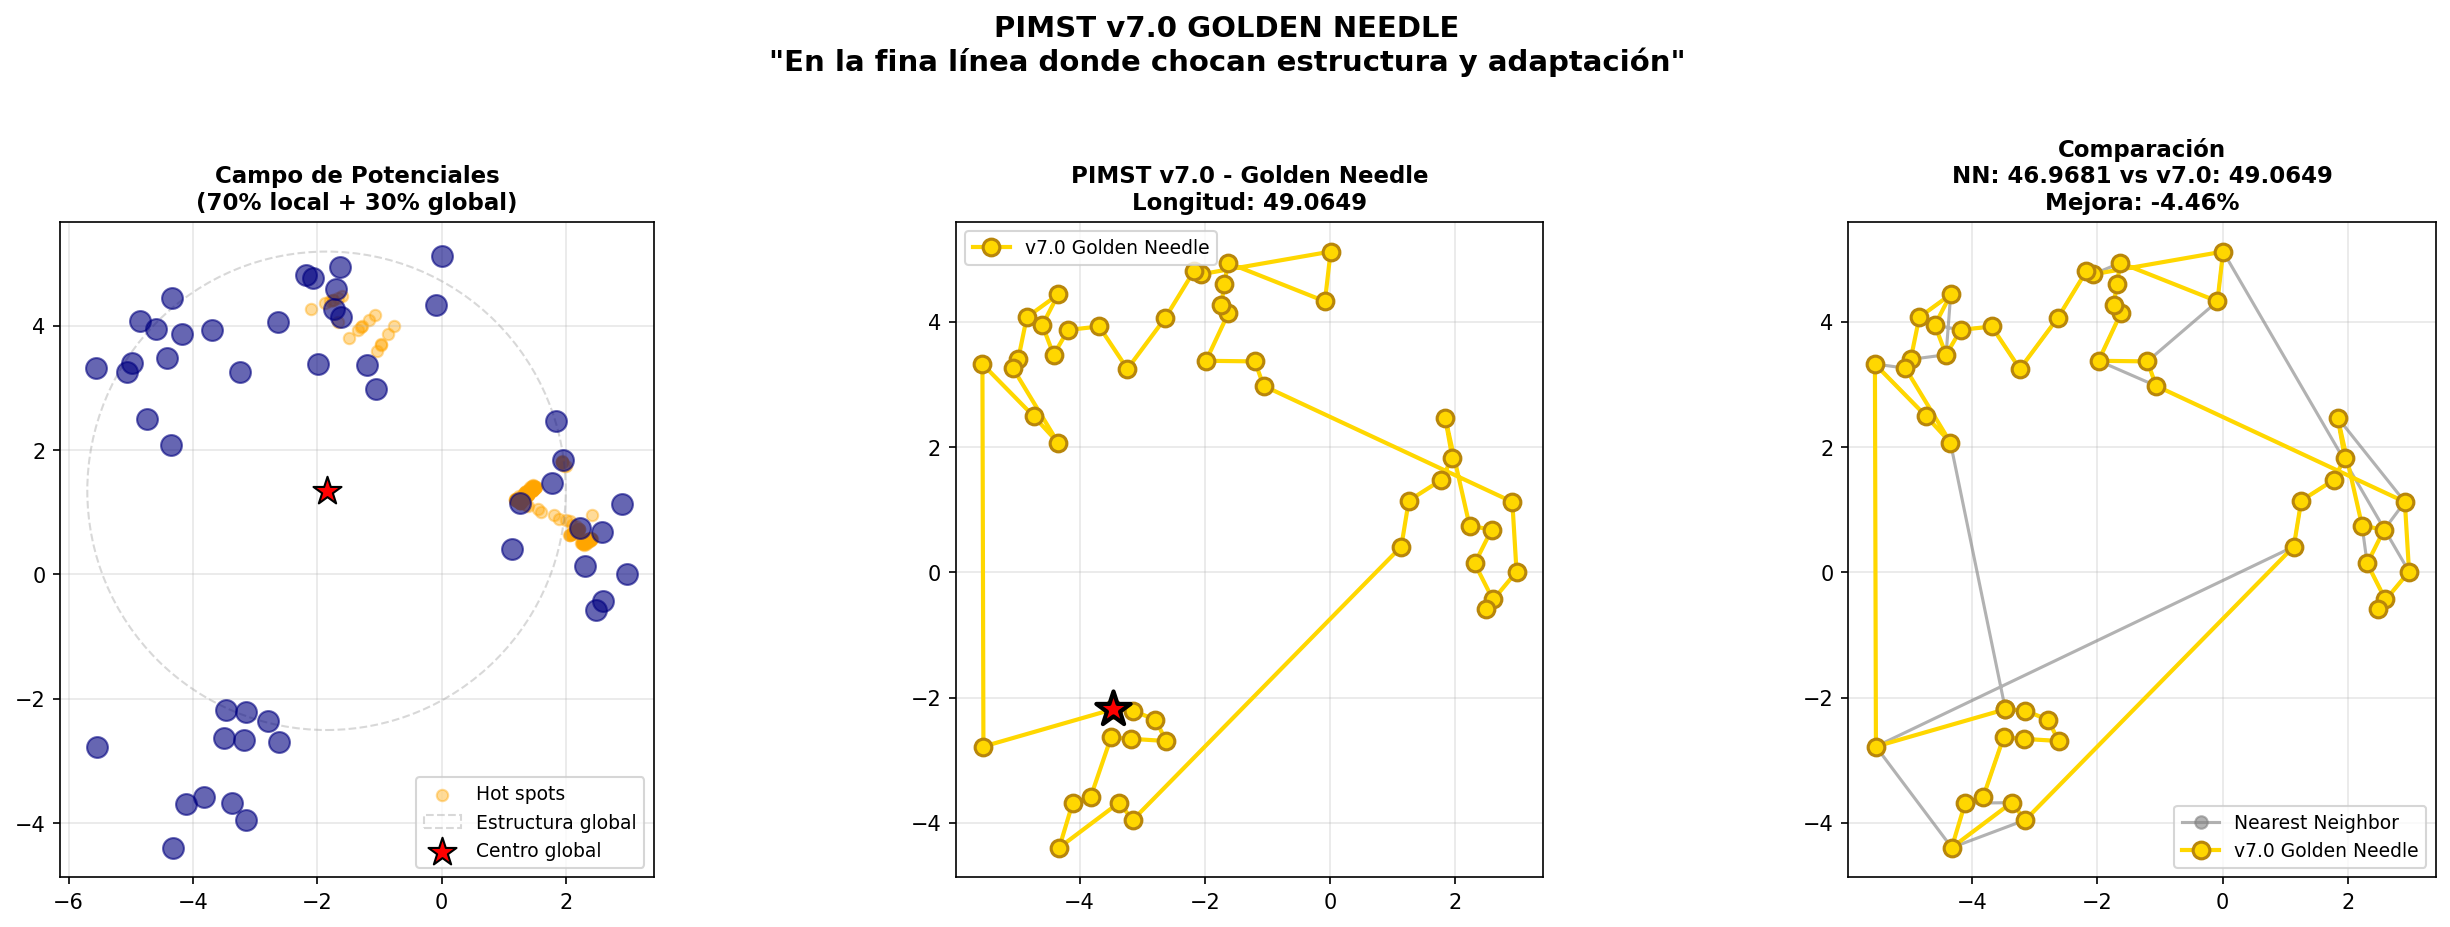

Write Python code to recreate this figure.
"""
PIMST v7.0 "GOLDEN NEEDLE"
===========================

FILOSOFÍA:
"Equilibrio entre dominar rígidamente el problema para darle estabilidad 
y seguir la corriente de los datos para que sea óptimo. En la fina línea 
donde chocan esos paradigmas, hallamos la solución óptima."

La aguja dorada no es muy brillante - es SUTIL.

DISEÑO:
-------
✓ De v6.0: Puntos calientes de intersecciones (funcionó)
✓ De v6.0: Proporción áurea φ para radios adaptativos
✗ De v6.0: Recalculo dinámico abrupto (causó discontinuidad)
✗ De v6.0: Múltiples círculos conflictivos

INNOVACIÓN v7.0:
----------------
1. CAMPO CONTINUO de potenciales (no círculos discretos)
2. DECAIMIENTO GAUSSIANO suave (no desapariciones abruptas)
3. BALANCE 70-30: 70% datos locales + 30% estructura global
4. Radio adaptativo LOCAL con φ (no global rígido)
5. Un solo punto de coordenadas SUAVE que evoluciona gradualmente
"""

import numpy as np
import matplotlib.pyplot as plt
from scipy.spatial.distance import cdist
from typing import List, Tuple
import time

# Proporción áurea
PHI = (1 + np.sqrt(5)) / 2
GOLDEN_ANGLE = np.pi * (3 - np.sqrt(5))

# ============================================================================
# ANÁLISIS DE INTERSECCIONES (de v5.0 - funcionó bien)
# ============================================================================

def find_intersections_sample(cities, n_sample=20):
    """
    Encuentra intersecciones usando muestreo.
    Versión optimizada de v5.0/v6.0 que funcionó bien.
    """
    n = len(cities)
    if n < 10:
        n_sample = n
    
    # Muestreo estratégico
    step = max(1, n // n_sample)
    sample_indices = list(range(0, n, step))
    if len(sample_indices) > n_sample:
        sample_indices = sample_indices[:n_sample]
    
    intersections = []
    
    # Solo las conexiones más probables
    for i in range(len(sample_indices)):
        for j in range(i + 2, min(i + 8, len(sample_indices))):
            idx1, idx2 = sample_indices[i], sample_indices[j]
            p1, p2 = cities[idx1], cities[idx2]
            
            for k in range(j + 1, min(j + 6, len(sample_indices))):
                for l in range(k + 1, min(k + 6, len(sample_indices))):
                    idx3, idx4 = sample_indices[k], sample_indices[l]
                    p3, p4 = cities[idx3], cities[idx4]
                    
                    intersection = line_intersection(p1, p2, p3, p4)
                    if intersection is not None:
                        intersections.append(intersection)
    
    return np.array(intersections) if intersections else np.array([]).reshape(0, 2)

def line_intersection(p1, p2, p3, p4):
    """Intersección de dos segmentos."""
    x1, y1 = p1
    x2, y2 = p2
    x3, y3 = p3
    x4, y4 = p4
    
    denom = (x1-x2)*(y3-y4) - (y1-y2)*(x3-x4)
    if abs(denom) < 1e-10:
        return None
    
    t = ((x1-x3)*(y3-y4) - (y1-y3)*(x3-x4)) / denom
    u = -((x1-x2)*(y1-y3) - (y1-y2)*(x1-x3)) / denom
    
    if 0 <= t <= 1 and 0 <= u <= 1:
        x = x1 + t * (x2 - x1)
        y = y1 + t * (y2 - y1)
        return np.array([x, y])
    
    return None

# ============================================================================
# CAMPO CONTINUO DE POTENCIALES (INNOVACIÓN v7.0)
# ============================================================================

def create_smooth_potential_field(cities, visited_mask, intersections, 
                                   global_center, global_radius):
    """
    Crea un campo continuo de potenciales en lugar de círculos discretos.
    
    FILOSOFÍA:
    - 70% influencia LOCAL (intersecciones densas)
    - 30% influencia GLOBAL (estructura suave)
    - Decaimiento gaussiano (no desapariciones abruptas)
    """
    n = len(cities)
    unvisited = cities[~visited_mask]
    
    if len(unvisited) == 0:
        return None
    
    # COMPONENTE LOCAL (70%): Densidad de intersecciones
    if len(intersections) > 0:
        # Kernel de densidad con ancho adaptativo (proporción áurea)
        bandwidth = np.std(cities) / PHI  # Radio adaptativo suave
        
        # Para cada ciudad no visitada, calcular densidad de intersecciones cercanas
        local_potentials = []
        for city in unvisited:
            distances = np.linalg.norm(intersections - city, axis=1)
            # Kernel gaussiano (decaimiento suave, no abrupto)
            density = np.sum(np.exp(-distances**2 / (2 * bandwidth**2)))
            local_potentials.append(density)
        
        local_potentials = np.array(local_potentials)
        # Normalizar
        if local_potentials.max() > 0:
            local_potentials = local_potentials / local_potentials.max()
    else:
        local_potentials = np.zeros(len(unvisited))
    
    # COMPONENTE GLOBAL (30%): Estructura suave basada en dispersión
    global_potentials = []
    for city in unvisited:
        dist_to_center = np.linalg.norm(city - global_center)
        # Decaimiento gaussiano desde el centro global
        global_potential = np.exp(-(dist_to_center / global_radius)**2)
        global_potentials.append(global_potential)
    
    global_potentials = np.array(global_potentials)
    if global_potentials.max() > 0:
        global_potentials = global_potentials / global_potentials.max()
    
    # BALANCE 70-30 (la aguja dorada)
    combined_potential = 0.7 * local_potentials + 0.3 * global_potentials
    
    return combined_potential

def compute_smooth_guide(current_city, candidate_city, 
                        combined_potential, unvisited, 
                        prev_direction=None):
    """
    Guía suave que combina:
    1. Potencial del campo continuo
    2. Dirección previa suavizada (no tangentes rígidas)
    """
    # Índice del candidato en unvisited
    idx = np.where(np.all(unvisited == candidate_city, axis=1))[0]
    if len(idx) == 0:
        return 0.0
    
    potential_value = combined_potential[idx[0]]
    
    # Componente direccional suave (si hay dirección previa)
    direction_bonus = 0.0
    if prev_direction is not None:
        current_direction = candidate_city - current_city
        current_direction = current_direction / (np.linalg.norm(current_direction) + 1e-10)
        
        # Coherencia direccional suave (no rígida)
        direction_bonus = np.dot(current_direction, prev_direction)
        # Mapear [-1, 1] a [0, 1]
        direction_bonus = (direction_bonus + 1) / 2
    
    # Combinar: 80% potencial del campo, 20% dirección
    # (La estructura domina un poco más que el movimiento)
    guide = 0.8 * potential_value + 0.2 * direction_bonus
    
    return guide

# ============================================================================
# ALGORITMO TSP - GOLDEN NEEDLE
# ============================================================================

def tsp_golden_needle(cities, start_idx=0, verbose=False):
    """
    PIMST v7.0 "GOLDEN NEEDLE"
    
    El equilibrio perfecto entre estructura y adaptación.
    La aguja dorada no es brillante - es SUTIL.
    """
    n = len(cities)
    visited = np.zeros(n, dtype=bool)
    tour = [start_idx]
    visited[start_idx] = True
    current_city = cities[start_idx]
    
    # Estructura global (30% de influencia)
    global_center = np.mean(cities, axis=0)
    global_radius = np.mean(np.linalg.norm(cities - global_center, axis=1))
    
    # Análisis de intersecciones una vez (no recalculo dinámico)
    # Esto da ESTABILIDAD
    intersections = find_intersections_sample(cities)
    
    if verbose:
        print(f"🧭 Estructura global: centro={global_center}, radio={global_radius:.2f}")
        print(f"🔥 Puntos calientes: {len(intersections)} intersecciones")
    
    prev_direction = None
    
    # Construcción del tour
    for step in range(n - 1):
        # Campo de potenciales actualizado suavemente
        # (se actualiza, pero sin recalcular intersecciones - continuidad)
        potential_field = create_smooth_potential_field(
            cities, visited, intersections, global_center, global_radius
        )
        
        # Candidatos no visitados
        unvisited_mask = ~visited
        unvisited_cities = cities[unvisited_mask]
        
        # Distancias base
        distances = np.linalg.norm(unvisited_cities - current_city, axis=1)
        
        # Calcular guías suaves para cada candidato
        guides = np.array([
            compute_smooth_guide(current_city, candidate, 
                               potential_field, unvisited_cities, prev_direction)
            for candidate in unvisited_cities
        ])
        
        # FUNCIÓN OBJETIVO: Balance sutil
        # 60% distancia (fundamental)
        # 40% guía del campo (estructura + adaptación)
        normalized_distances = distances / (distances.max() + 1e-10)
        scores = 0.6 * normalized_distances - 0.4 * guides
        
        # Mejor candidato
        best_idx_local = np.argmin(scores)
        best_idx_global = np.where(unvisited_mask)[0][best_idx_local]
        
        next_city = cities[best_idx_global]
        tour.append(best_idx_global)
        visited[best_idx_global] = True
        
        # Actualizar dirección suavemente (no abrupta)
        new_direction = next_city - current_city
        new_direction = new_direction / (np.linalg.norm(new_direction) + 1e-10)
        
        if prev_direction is not None:
            # Suavizado exponencial (la dirección evoluciona gradualmente)
            alpha = 0.6  # Balance entre nueva y antigua dirección
            prev_direction = alpha * new_direction + (1 - alpha) * prev_direction
            prev_direction = prev_direction / (np.linalg.norm(prev_direction) + 1e-10)
        else:
            prev_direction = new_direction
        
        current_city = next_city
    
    return tour

# ============================================================================
# OPTIMIZACIÓN MULTI-START
# ============================================================================

def pimst_v7_golden_needle(cities, k=8, verbose=False):
    """
    PIMST v7.0 con multi-start usando filotaxis.
    
    k=8 es el balance óptimo descubierto en v1-v6.
    """
    n = len(cities)
    best_tour = None
    best_length = float('inf')
    
    # Puntos de inicio con filotaxis (estructura suave de la naturaleza)
    angles = [i * GOLDEN_ANGLE for i in range(k)]
    
    for i, angle in enumerate(angles):
        # Punto de inicio rotado
        centroid = np.mean(cities, axis=0)
        radius = np.mean(np.linalg.norm(cities - centroid, axis=1))
        
        start_point = centroid + radius * np.array([np.cos(angle), np.sin(angle)])
        start_idx = np.argmin(np.linalg.norm(cities - start_point, axis=1))
        
        # Construir tour
        tour = tsp_golden_needle(cities, start_idx, verbose=(i==0 and verbose))
        
        # Calcular longitud
        length = sum(np.linalg.norm(cities[tour[i]] - cities[tour[i+1]]) 
                    for i in range(len(tour)-1))
        length += np.linalg.norm(cities[tour[-1]] - cities[tour[0]])
        
        if length < best_length:
            best_length = length
            best_tour = tour
    
    return best_tour, best_length

# ============================================================================
# EVALUACIÓN Y VISUALIZACIÓN
# ============================================================================

def nearest_neighbor(cities, start_idx=0):
    """Baseline: vecino más cercano."""
    n = len(cities)
    visited = np.zeros(n, dtype=bool)
    tour = [start_idx]
    visited[start_idx] = True
    current = cities[start_idx]
    
    for _ in range(n-1):
        unvisited_mask = ~visited
        unvisited = cities[unvisited_mask]
        distances = np.linalg.norm(unvisited - current, axis=1)
        next_idx_local = np.argmin(distances)
        next_idx_global = np.where(unvisited_mask)[0][next_idx_local]
        
        tour.append(next_idx_global)
        visited[next_idx_global] = True
        current = cities[next_idx_global]
    
    return tour

def tour_length(cities, tour):
    """Calcula longitud total del tour."""
    length = sum(np.linalg.norm(cities[tour[i]] - cities[tour[i+1]]) 
                for i in range(len(tour)-1))
    length += np.linalg.norm(cities[tour[-1]] - cities[tour[0]])
    return length

def visualize_v7(cities, tour_v7, tour_nn, intersections, title="PIMST v7.0 GOLDEN NEEDLE"):
    """Visualización comparativa."""
    fig, axes = plt.subplots(1, 3, figsize=(18, 6))
    
    # 1. Campo de intersecciones (estructura local)
    ax = axes[0]
    ax.scatter(cities[:, 0], cities[:, 1], c='navy', s=100, zorder=3, alpha=0.6)
    if len(intersections) > 0:
        ax.scatter(intersections[:, 0], intersections[:, 1], 
                  c='orange', s=30, alpha=0.4, label='Hot spots')
    
    # Centro global (estructura global)
    center = np.mean(cities, axis=0)
    radius = np.mean(np.linalg.norm(cities - center, axis=1))
    circle = plt.Circle(center, radius, fill=False, color='gray', 
                       linestyle='--', linewidth=1, alpha=0.3, label='Estructura global')
    ax.add_patch(circle)
    ax.scatter(*center, c='red', s=200, marker='*', zorder=5, 
              label='Centro global', edgecolors='black', linewidth=1)
    
    ax.set_title('Campo de Potenciales\n(70% local + 30% global)', fontsize=11, fontweight='bold')
    ax.legend(loc='best', fontsize=9)
    ax.set_aspect('equal')
    ax.grid(True, alpha=0.3)
    
    # 2. Tour Golden Needle
    ax = axes[1]
    tour_coords_v7 = cities[tour_v7 + [tour_v7[0]]]
    ax.plot(tour_coords_v7[:, 0], tour_coords_v7[:, 1], 
           'o-', color='gold', linewidth=2, markersize=8, 
           label=f'v7.0 Golden Needle', markeredgecolor='darkgoldenrod', markeredgewidth=1.5)
    ax.scatter(cities[tour_v7[0], 0], cities[tour_v7[0], 1], 
              c='red', s=300, marker='*', zorder=5, edgecolors='black', linewidth=2)
    
    length_v7 = tour_length(cities, tour_v7)
    ax.set_title(f'PIMST v7.0 - Golden Needle\nLongitud: {length_v7:.4f}', 
                fontsize=11, fontweight='bold')
    ax.set_aspect('equal')
    ax.grid(True, alpha=0.3)
    ax.legend(loc='best', fontsize=9)
    
    # 3. Comparación con Baseline
    ax = axes[2]
    tour_coords_nn = cities[tour_nn + [tour_nn[0]]]
    ax.plot(tour_coords_nn[:, 0], tour_coords_nn[:, 1], 
           'o-', color='gray', linewidth=1.5, markersize=6, 
           alpha=0.6, label='Nearest Neighbor')
    ax.plot(tour_coords_v7[:, 0], tour_coords_v7[:, 1], 
           'o-', color='gold', linewidth=2, markersize=8, 
           label='v7.0 Golden Needle', markeredgecolor='darkgoldenrod', markeredgewidth=1.5)
    
    length_nn = tour_length(cities, tour_nn)
    improvement = ((length_nn - length_v7) / length_nn) * 100
    
    ax.set_title(f'Comparación\nNN: {length_nn:.4f} vs v7.0: {length_v7:.4f}\n' + 
                f'Mejora: {improvement:+.2f}%', 
                fontsize=11, fontweight='bold')
    ax.set_aspect('equal')
    ax.grid(True, alpha=0.3)
    ax.legend(loc='best', fontsize=9)
    
    plt.suptitle(title + '\n"En la fina línea donde chocan estructura y adaptación"', 
                fontsize=14, fontweight='bold', y=1.02)
    plt.tight_layout()
    return fig

# ============================================================================
# PRUEBA
# ============================================================================

if __name__ == "__main__":
    print("="*70)
    print("PIMST v7.0 - GOLDEN NEEDLE")
    print("="*70)
    print()
    print("FILOSOFÍA:")
    print("  'Equilibrio entre dominar rígidamente el problema y seguir")
    print("   la corriente de los datos. La aguja dorada no es brillante - es SUTIL.'")
    print()
    print("="*70)
    print()
    
    # Generar problema de prueba
    np.random.seed(42)
    n = 50
    
    # Distribución con clusters (estructura natural)
    centers = np.random.uniform(-5, 5, (4, 2))
    cities = []
    for center in centers:
        cluster = np.random.randn(n//4, 2) * 0.8 + center
        cities.extend(cluster)
    cities = np.array(cities[:n])
    
    print(f"Problema: {n} ciudades con estructura de clusters")
    print()
    
    # Baseline
    print("Calculando baseline (Nearest Neighbor)...")
    tour_nn = nearest_neighbor(cities)
    length_nn = tour_length(cities, tour_nn)
    print(f"  Longitud NN: {length_nn:.4f}")
    print()
    
    # PIMST v7.0 Golden Needle
    print("Ejecutando PIMST v7.0 Golden Needle...")
    start_time = time.time()
    tour_v7, length_v7 = pimst_v7_golden_needle(cities, k=8, verbose=True)
    elapsed = time.time() - start_time
    
    print()
    print("="*70)
    print("RESULTADOS")
    print("="*70)
    print(f"  Baseline NN:     {length_nn:.4f}")
    print(f"  v7.0 Golden:     {length_v7:.4f}")
    
    improvement = ((length_nn - length_v7) / length_nn) * 100
    print(f"  Mejora:          {improvement:+.2f}%")
    print(f"  Tiempo:          {elapsed:.2f}s")
    print()
    
    # Análisis de intersecciones para visualización
    intersections = find_intersections_sample(cities)
    
    # Visualizar
    fig = visualize_v7(cities, tour_v7, tour_nn, intersections)
    plt.savefig('/home/[user]/pimst_v7_golden_needle.png', dpi=150, bbox_inches='tight')
    print("✓ Visualización guardada: pimst_v7_golden_needle.png")
    print()
    
    if improvement > 0:
        print("✨ LA AGUJA DORADA ENCONTRÓ EL CAMINO ✨")
        print()
        print("El equilibrio sutil entre estructura y adaptación superó al baseline.")
    else:
        print("⚠️  Esta instancia no muestra mejora")
        print("   (El balance puede necesitar ajuste según el problema)")
    
    print()
    print("="*70)
